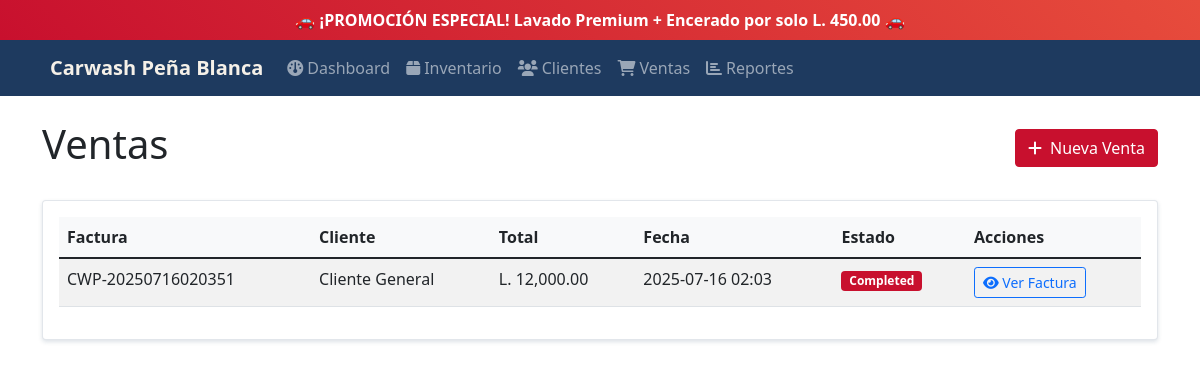
Before: /sales with the older database file.
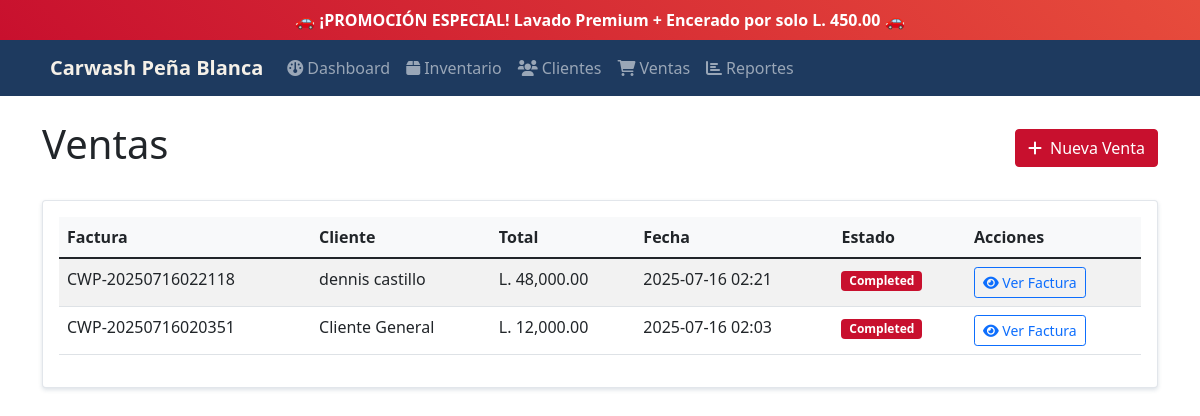
After: the same page with the newer database file.
### tables this page shows
CREATE TABLE sales (
            id INTEGER PRIMARY KEY AUTOINCREMENT,
            customer_id INTEGER,
            total REAL NOT NULL,
            tax REAL DEFAULT 0,
            discount REAL DEFAULT 0,
            payment_method TEXT,
            status TEXT DEFAULT 'completed',
            invoice_number TEXT UNIQUE,
            created_at TIMESTAMP DEFAULT CURRENT_TIMESTAMP,
            FOREIGN KEY (customer_id) REFERENCES customers (id)
        );

CREATE TABLE customers (
            id INTEGER PRIMARY KEY AUTOINCREMENT,
            name TEXT NOT NULL,
            phone TEXT,
            email TEXT,
            address TEXT,
            created_at TIMESTAMP DEFAULT CURRENT_TIMESTAMP
        );

### main.py (the view)
@app.route('/sales')
def sales():
    conn = get_db_connection()
    sales = conn.execute("""
        SELECT s.id, s.invoice_number, c.name as customer_name, s.total, s.created_at, s.status
        FROM sales s
        LEFT JOIN customers c ON s.customer_id = c.id
        ORDER BY s.created_at DESC
    """).fetchall()
    conn.close()
    return render_template('sales.html', sales=sales)

### main.py (called while the page is built)
def get_db_connection():
    conn = sqlite3.connect('carwash.db')
    conn.row_factory = sqlite3.Row
    return conn

### templates/sales.html (shortened to what this page needs)
{% extends "base.html" %}
{% block content %}
<div class="row">
    <div class="col-12">
        <div class="d-flex justify-content-between align-items-center mb-4">
            <h1>Ventas</h1>
            <a href="{{ url_for('new_sale') }}" class="btn btn-success">
                <i class="fas fa-plus me-2"></i>Nueva Venta
            </a>
        </div>
    </div>
</div>
<div class="row">
    <div class="col-12">
        <div class="card">
            <div class="card-body">
                {% if sales %}
                <div class="table-responsive">
                    <table class="table table-striped">
                        <thead>
                            <tr>
                                <th>Factura</th>
                                <th>Cliente</th>
                                <th>Total</th>
                                <th>Fecha</th>
                                <th>Estado</th>
                                <th>Acciones</th>
                            </tr>
                        </thead>
                        <tbody>
                            {% for sale in sales %}
                            <tr>
                                <td>{{ sale.invoice_number }}</td>
                                <td>{{ sale.customer_name or 'Cliente General' }}</td>
                                <td>L. {{ "{:,.2f}".format(sale.total) }}</td>
                                <td>{{ sale.created_at[:16] }}</td>
                                <td>
                                    <span class="badge bg-success">{{ sale.status.title() }}</span>
                                </td>
                                <td>
                                    <a href="{{ url_for('view_invoice', sale_id=sale.id) }}" class="btn btn-sm btn-outline-primary">
                                        <i class="fas fa-eye"></i> Ver Factura
                                    </a>
                                </td>
                            </tr>
                            {% endfor %}
                        </tbody>
                    </table>
                </div>
                {% else %}
                <p class="text-muted">No hay ventas registradas.</p>
                {% endif %}
            </div>
        </div>
    </div>
</div>
{% endblock %}

Changed rows visible on the page:
added sales: invoice_number "CWP-20250716022118", name "dennis castillo", total "48,000.00", created_at "2025-07-16 02:21", status "Completed"
